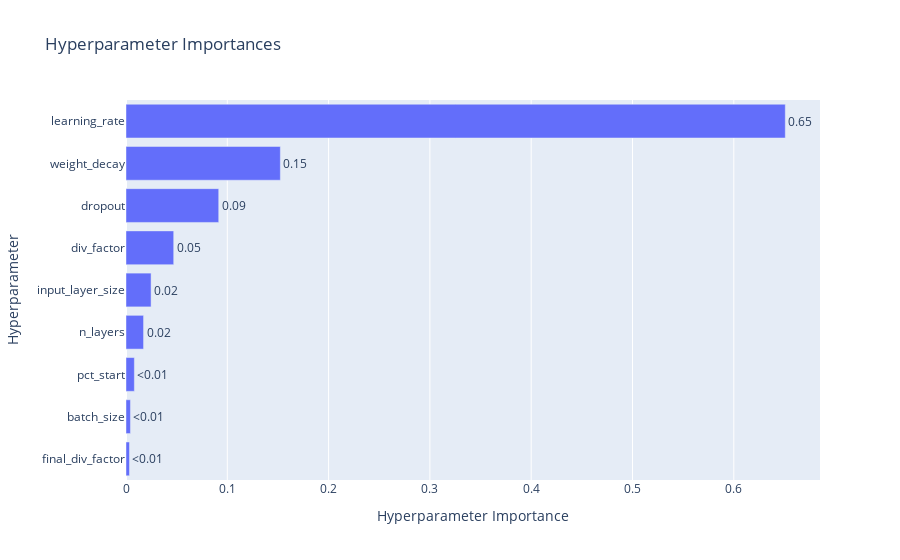

Notebook code cell kept with this figure:
### Code cell
plot_param_importances(study)

### Figure 1 — Plotly figure (JSON) as saved in the notebook; plotly's stock layout.template omitted (floating-point values rounded to 4 significant figures)
{"data": [{"cliponaxis": false, "hovertemplate": ["final_div_factor (FloatDistribution): 0.0034220470454144223<extra></extra>", "batch_size (IntDistribution): 0.004395123249752621<extra></extra>", "pct_start (FloatDistribution): 0.008249115461468386<extra></extra>", "n_layers (IntDistribution): 0.01732327690244944<extra></extra>", "input_layer_size (IntDistribution): 0.02475700971152129<extra></extra>", "div_factor (FloatDistribution): 0.04710133569636168<extra></extra>", "dropout (FloatDistribution): 0.09154121339157431<extra></extra>", "weight_decay (FloatDistribution): 0.15236747511792326<extra></extra>", "learning_rate (FloatDistribution): 0.6508434034235345<extra></extra>"], "name": "Objective Value", "orientation": "h", "text": ["<0.01", "<0.01", "<0.01", "0.02", "0.02", "0.05", "0.09", "0.15", "0.65"], "textposition": "outside", "type": "bar", "x": [0.003422, 0.004395, 0.008249, 0.01732, 0.02476, 0.0471, 0.09154, 0.1524, 0.6508], "y": ["final_div_factor", "batch_size", "pct_start", "n_layers", "input_layer_size", "div_factor", "dropout", "weight_decay", "learning_rate"]}], "layout": {"title": {"text": "Hyperparameter Importances"}, "xaxis": {"title": {"text": "Hyperparameter Importance"}}, "yaxis": {"title": {"text": "Hyperparameter"}}}}
